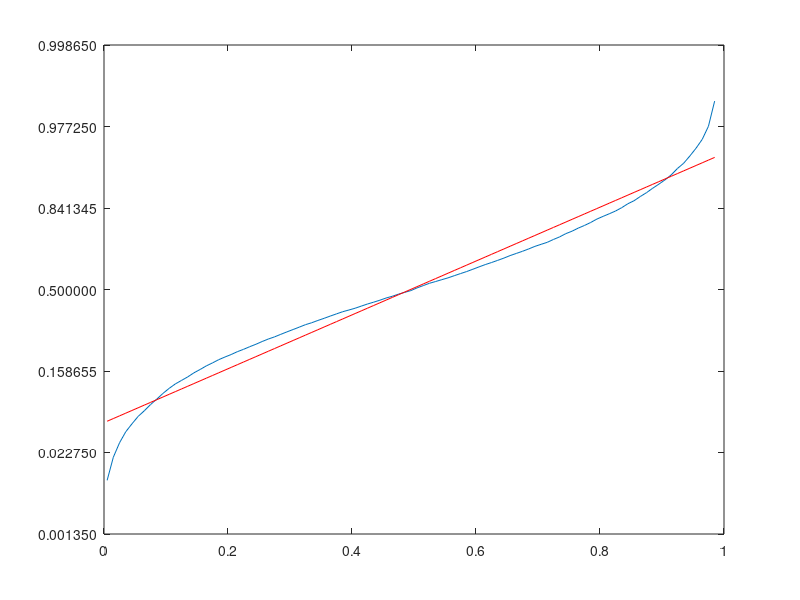

The MATLAB source for this figure:
## Evan Widloski - 2016-06-25
## A crappy reimplementation of pplot
## Distributions which are normal should appear linear

[nn,xx] = hist(rand(10000,1),100);

rel_freq = nn./sum(nn);

# normal cdf distribution -> linear, delete entries that produce Inf
y = cumsum(rel_freq);

del = [y >= .99999]
xx(del) = [];
y(del) = [];

y = norminv(y);
plot(xx,y);

# add comparison line
hold on
p=polyfit(xx,y,1);
plot(xx,polyval(p,xx),'r');

# calculate labels
yl=get(gca,'YTickLabel')

for i = 1:length(yl)
  yl{i} = sprintf('%f',normcdf(str2num(yl{i})));
end

set(gca,'YTickLabel',yl)
